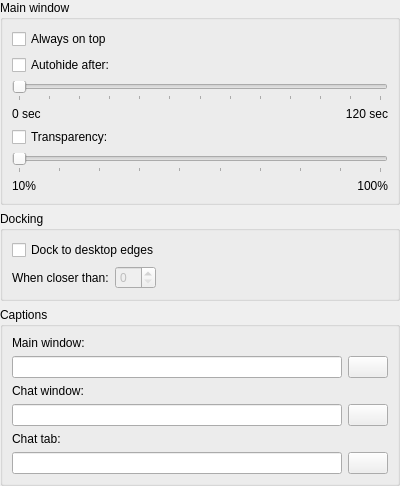
<?xml version="1.0" encoding="UTF-8"?>
<ui version="4.0">
 <class>DisplaySettings</class>
 <widget class="KittySDK::SettingPage" name="DisplaySettings">
  <property name="geometry">
   <rect>
    <x>0</x>
    <y>0</y>
    <width>400</width>
    <height>465</height>
   </rect>
  </property>
  <property name="windowTitle">
   <string>Display</string>
  </property>
  <property name="name" stdset="0">
   <string notr="true">Display</string>
  </property>
  <property name="icon" stdset="0">
   <string/>
  </property>
  <layout class="QVBoxLayout" name="verticalLayout">
   <property name="margin">
    <number>0</number>
   </property>
   <item>
    <widget class="QGroupBox" name="displayGroupBox">
     <property name="title">
      <string>Main window</string>
     </property>
     <layout class="QFormLayout" name="_2">
      <property name="fieldGrowthPolicy">
       <enum>QFormLayout::ExpandingFieldsGrow</enum>
      </property>
      <item row="0" column="0" colspan="2">
       <widget class="QCheckBox" name="alwaysOnTopCheckBox">
        <property name="text">
         <string>Always on top</string>
        </property>
       </widget>
      </item>
      <item row="4" column="0">
       <widget class="QCheckBox" name="transparencyCheckBox">
        <property name="text">
         <string>Transparency:</string>
        </property>
       </widget>
      </item>
      <item row="1" column="0">
       <widget class="QCheckBox" name="autoHideCheckBox">
        <property name="text">
         <string>Autohide after:</string>
        </property>
       </widget>
      </item>
      <item row="2" column="0" colspan="2">
       <widget class="QSlider" name="autoHideSlider">
        <property name="enabled">
         <bool>false</bool>
        </property>
        <property name="maximum">
         <number>120</number>
        </property>
        <property name="orientation">
         <enum>Qt::Horizontal</enum>
        </property>
        <property name="tickPosition">
         <enum>QSlider::TicksBelow</enum>
        </property>
        <property name="tickInterval">
         <number>10</number>
        </property>
       </widget>
      </item>
      <item row="6" column="0">
       <widget class="QLabel" name="transparencyMinLabel">
        <property name="text">
         <string notr="true">10%</string>
        </property>
       </widget>
      </item>
      <item row="5" column="0" colspan="2">
       <widget class="QSlider" name="transparencySlider">
        <property name="enabled">
         <bool>false</bool>
        </property>
        <property name="minimum">
         <number>10</number>
        </property>
        <property name="maximum">
         <number>100</number>
        </property>
        <property name="orientation">
         <enum>Qt::Horizontal</enum>
        </property>
        <property name="tickPosition">
         <enum>QSlider::TicksBelow</enum>
        </property>
        <property name="tickInterval">
         <number>10</number>
        </property>
       </widget>
      </item>
      <item row="6" column="1">
       <widget class="QLabel" name="transparencyMaxLabel">
        <property name="sizePolicy">
         <sizepolicy hsizetype="Expanding" vsizetype="Preferred">
          <horstretch>0</horstretch>
          <verstretch>0</verstretch>
         </sizepolicy>
        </property>
        <property name="text">
         <string notr="true">100%</string>
        </property>
        <property name="alignment">
         <set>Qt::AlignRight|Qt::AlignTrailing|Qt::AlignVCenter</set>
        </property>
       </widget>
      </item>
      <item row="3" column="0">
       <widget class="QLabel" name="autoHideMinLabel">
        <property name="text">
         <string>0 sec</string>
        </property>
       </widget>
      </item>
      <item row="3" column="1">
       <widget class="QLabel" name="autoHideMaxLabel">
        <property name="sizePolicy">
         <sizepolicy hsizetype="Expanding" vsizetype="Preferred">
          <horstretch>0</horstretch>
          <verstretch>0</verstretch>
         </sizepolicy>
        </property>
        <property name="text">
         <string>120 sec</string>
        </property>
        <property name="alignment">
         <set>Qt::AlignRight|Qt::AlignTrailing|Qt::AlignVCenter</set>
        </property>
       </widget>
      </item>
     </layout>
    </widget>
   </item>
   <item>
    <widget class="QGroupBox" name="dockingGroupBox">
     <property name="title">
      <string>Docking</string>
     </property>
     <layout class="QFormLayout">
      <property name="fieldGrowthPolicy">
       <enum>QFormLayout::ExpandingFieldsGrow</enum>
      </property>
      <item row="2" column="0">
       <widget class="QLabel" name="dockDistanceLabel">
        <property name="text">
         <string>When closer than:</string>
        </property>
       </widget>
      </item>
      <item row="2" column="1">
       <widget class="QSpinBox" name="dockDistanceSpinBox">
        <property name="enabled">
         <bool>false</bool>
        </property>
       </widget>
      </item>
      <item row="1" column="0" colspan="2">
       <widget class="QCheckBox" name="dockToEdgesCheckBox">
        <property name="text">
         <string>Dock to desktop edges</string>
        </property>
       </widget>
      </item>
     </layout>
    </widget>
   </item>
   <item>
    <widget class="QGroupBox" name="captionsGroupBox">
     <property name="title">
      <string>Captions</string>
     </property>
     <layout class="QGridLayout" name="_3">
      <item row="0" column="0">
       <widget class="QLabel" name="mainWindowCaptionLabel">
        <property name="text">
         <string>Main window:</string>
        </property>
       </widget>
      </item>
      <item row="1" column="0">
       <widget class="QLineEdit" name="mainWindowCaptionEdit"/>
      </item>
      <item row="1" column="1">
       <widget class="QPushButton" name="mainWindowCaptionHelpButton">
        <property name="text">
         <string/>
        </property>
       </widget>
      </item>
      <item row="2" column="0">
       <widget class="QLabel" name="chatWindowCaptionLabel">
        <property name="text">
         <string>Chat window:</string>
        </property>
       </widget>
      </item>
      <item row="3" column="0">
       <widget class="QLineEdit" name="chatWindowCaptionEdit"/>
      </item>
      <item row="3" column="1">
       <widget class="QPushButton" name="chatWindowCaptionHelpButton">
        <property name="text">
         <string/>
        </property>
       </widget>
      </item>
      <item row="4" column="0">
       <widget class="QLabel" name="chatTabCaptionLabel">
        <property name="text">
         <string>Chat tab:</string>
        </property>
       </widget>
      </item>
      <item row="5" column="0">
       <widget class="QLineEdit" name="chatTabCaptionEdit"/>
      </item>
      <item row="5" column="1">
       <widget class="QPushButton" name="chatTabCaptionHelpButton">
        <property name="text">
         <string/>
        </property>
       </widget>
      </item>
     </layout>
    </widget>
   </item>
   <item>
    <spacer name="spacer">
     <property name="orientation">
      <enum>Qt::Vertical</enum>
     </property>
     <property name="sizeHint" stdset="0">
      <size>
       <width>20</width>
       <height>0</height>
      </size>
     </property>
    </spacer>
   </item>
  </layout>
 </widget>
 <customwidgets>
  <customwidget>
   <class>KittySDK::SettingPage</class>
   <extends>QWidget</extends>
   <header>SDK/SettingPage.h</header>
   <container>1</container>
  </customwidget>
 </customwidgets>
 <resources/>
 <connections/>
</ui>
